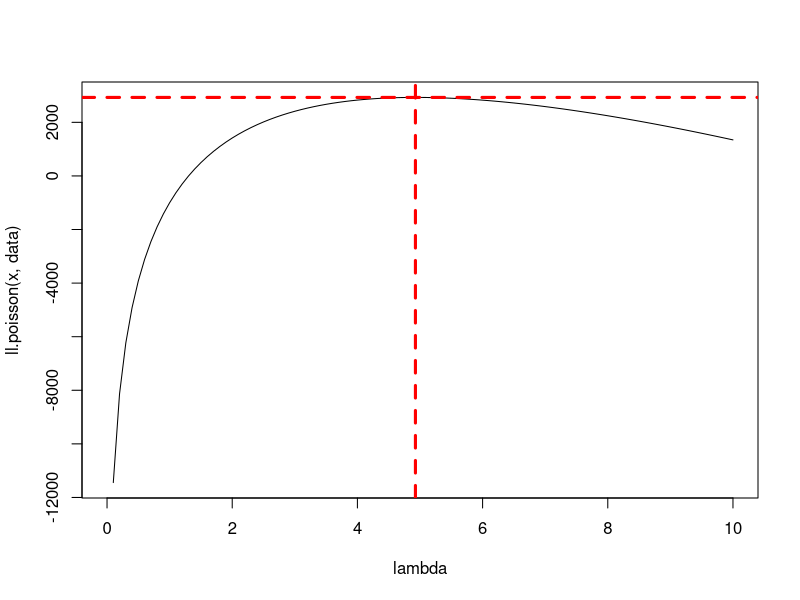

Recreate this plot in R.
### Poisson example. ###

# define the objective function
ll.poisson <- function(lambda, x) {
  sum(x) * log(lambda) - length(x) * lambda
}
data <- rpois(1000, 5) # generate some data
# by default optim finds the min, but the negative min is the max
# therefore we need to use list(fnscale = -1)
opt <- optim(par = 2, fn = ll.poisson, method = "BFGS",
             control = list(fnscale = -1), x = data)

c(opt$par, mean(data))

curve(ll.poisson(x, data), 0,10, xlab = "lambda")
abline(h = opt$value, v = opt$par, lty = 2, lwd = 3, col = "red")

### Unfiform example. ###

Ltheta <- function(theta) 1/theta^length(data)
data <- runif(100,0,3)
optimize(Ltheta,c(max(data),1000),maximum=T)
